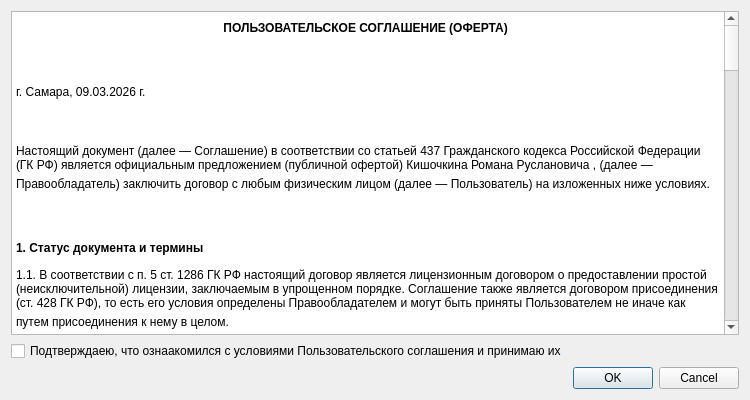
<?xml version="1.0" encoding="UTF-8"?>
<ui version="4.0">
 <class>user_agreement</class>
 <widget class="QDialog" name="user_agreement">
  <property name="geometry">
   <rect>
    <x>0</x>
    <y>0</y>
    <width>750</width>
    <height>400</height>
   </rect>
  </property>
  <property name="font">
   <font>
    <family>Arial</family>
   </font>
  </property>
  <property name="windowTitle">
   <string>Пользовательское соглашение</string>
  </property>
  <layout class="QVBoxLayout" name="verticalLayout">
   <item>
    <widget class="QTextBrowser" name="textBrowser">
     <property name="font">
      <font>
       <family>Arial</family>
      </font>
     </property>
     <property name="html">
      <string>&lt;!DOCTYPE HTML PUBLIC &quot;-//W3C//DTD HTML 4.0//EN&quot; &quot;http://www.w3.org/TR/REC-html40/strict.dtd&quot;&gt;
&lt;html&gt;&lt;head&gt;&lt;meta name=&quot;qrichtext&quot; content=&quot;1&quot; /&gt;&lt;meta charset=&quot;utf-8&quot; /&gt;&lt;style type=&quot;text/css&quot;&gt;
p, li { white-space: pre-wrap; }
hr { height: 1px; border-width: 0; }
li.unchecked::marker { content: &quot;\2610&quot;; }
li.checked::marker { content: &quot;\2612&quot;; }
&lt;/style&gt;&lt;/head&gt;&lt;body style=&quot; font-family:'Arial'; font-size:13pt; font-weight:400; font-style:normal;&quot;&gt;
&lt;p align=&quot;center&quot; style=&quot; margin-top:12px; margin-bottom:12px; margin-left:0px; margin-right:0px; -qt-block-indent:0; text-indent:0px;&quot;&gt;&lt;span style=&quot; font-family:'.AppleSystemUIFont'; font-size:9pt; font-weight:700;&quot;&gt;ПОЛЬЗОВАТЕЛЬСКОЕ СОГЛАШЕНИЕ (ОФЕРТА)&lt;/span&gt;&lt;span style=&quot; font-family:'.AppleSystemUIFont';&quot;&gt; &lt;/span&gt;&lt;/p&gt;
&lt;p style=&quot; margin-top:12px; margin-bottom:12px; margin-left:0px; margin-right:0px; -qt-block-indent:0; text-indent:0px;&quot;&gt;&lt;span style=&quot; font-family:'.AppleSystemUIFont'; font-size:9pt;&quot;&gt; &lt;/span&gt;&lt;span style=&quot; font-family:'.AppleSystemUIFont';&quot;&gt; &lt;/span&gt;&lt;/p&gt;
&lt;p style=&quot; margin-top:12px; margin-bottom:12px; margin-left:0px; margin-right:0px; -qt-block-indent:0; text-indent:0px;&quot;&gt;&lt;span style=&quot; font-family:'.AppleSystemUIFont'; font-size:9pt;&quot;&gt;г. Самара, 09.03.2026 г.&lt;/span&gt;&lt;span style=&quot; font-family:'.AppleSystemUIFont';&quot;&gt; &lt;/span&gt;&lt;/p&gt;
&lt;p style=&quot; margin-top:12px; margin-bottom:12px; margin-left:0px; margin-right:0px; -qt-block-indent:0; text-indent:0px;&quot;&gt;&lt;span style=&quot; font-family:'.AppleSystemUIFont'; font-size:9pt;&quot;&gt; &lt;/span&gt;&lt;span style=&quot; font-family:'.AppleSystemUIFont';&quot;&gt; &lt;/span&gt;&lt;/p&gt;
&lt;p style=&quot; margin-top:12px; margin-bottom:12px; margin-left:0px; margin-right:0px; -qt-block-indent:0; text-indent:0px;&quot;&gt;&lt;span style=&quot; font-family:'.AppleSystemUIFont'; font-size:9pt;&quot;&gt;Настоящий документ (далее — Соглашение) в соответствии со статьей 437 Гражданского кодекса Российской Федерации (ГК РФ) является официальным предложением (публичной офертой) Кишочкина Романа Руслановича , (далее — Правообладатель) заключить договор с любым физическим лицом (далее — Пользователь) на изложенных ниже условиях.&lt;/span&gt;&lt;span style=&quot; font-family:'.AppleSystemUIFont';&quot;&gt; &lt;/span&gt;&lt;/p&gt;
&lt;p style=&quot; margin-top:12px; margin-bottom:12px; margin-left:0px; margin-right:0px; -qt-block-indent:0; text-indent:0px;&quot;&gt;&lt;span style=&quot; font-family:'.AppleSystemUIFont'; font-size:9pt;&quot;&gt; &lt;/span&gt;&lt;span style=&quot; font-family:'.AppleSystemUIFont';&quot;&gt; &lt;/span&gt;&lt;/p&gt;
&lt;p style=&quot; margin-top:12px; margin-bottom:12px; margin-left:0px; margin-right:0px; -qt-block-indent:0; text-indent:0px;&quot;&gt;&lt;span style=&quot; font-family:'.AppleSystemUIFont'; font-size:9pt; font-weight:700;&quot;&gt;1. Статус документа и термины&lt;/span&gt;&lt;span style=&quot; font-family:'.AppleSystemUIFont';&quot;&gt; &lt;/span&gt;&lt;/p&gt;
&lt;p style=&quot; margin-top:12px; margin-bottom:12px; margin-left:0px; margin-right:0px; -qt-block-indent:0; text-indent:0px;&quot;&gt;&lt;span style=&quot; font-family:'.AppleSystemUIFont'; font-size:9pt;&quot;&gt;1.1. В соответствии с п. 5 ст. 1286 ГК РФ настоящий договор является лицензионным договором о предоставлении простой (неисключительной) лицензии, заключаемым в упрощенном порядке. Соглашение также является договором присоединения (ст. 428 ГК РФ), то есть его условия определены Правообладателем и могут быть приняты Пользователем не иначе как путем присоединения к нему в целом.&lt;/span&gt;&lt;span style=&quot; font-family:'.AppleSystemUIFont';&quot;&gt; &lt;/span&gt;&lt;/p&gt;
&lt;p style=&quot; margin-top:12px; margin-bottom:12px; margin-left:0px; margin-right:0px; -qt-block-indent:0; text-indent:0px;&quot;&gt;&lt;span style=&quot; font-family:'.AppleSystemUIFont'; font-size:9pt;&quot;&gt;1.2. Для целей настоящего Соглашения стороны договорились о следующих значениях терминов:&lt;/span&gt;&lt;span style=&quot; font-family:'.AppleSystemUIFont';&quot;&gt; &lt;/span&gt;&lt;/p&gt;
&lt;p style=&quot; margin-top:12px; margin-bottom:12px; margin-left:0px; margin-right:0px; -qt-block-indent:0; text-indent:0px;&quot;&gt;&lt;span style=&quot; font-family:'.AppleSystemUIFont'; font-size:9pt;&quot;&gt;Приложение — разработанное Правообладателем программное обеспечение для ЭВМ «nfprogress», функционирующее на операционных системах macOS и Windows, предназначенное для отслеживания прогресса писателей. Все исключительные права на Приложение принадлежат Правообладателю.&lt;/span&gt;&lt;span style=&quot; font-family:'.AppleSystemUIFont';&quot;&gt; &lt;/span&gt;&lt;/p&gt;
&lt;p style=&quot; margin-top:12px; margin-bottom:12px; margin-left:0px; margin-right:0px; -qt-block-indent:0; text-indent:0px;&quot;&gt;&lt;span style=&quot; font-family:'.AppleSystemUIFont'; font-size:9pt;&quot;&gt;Использование Приложения — любые действия по запуску, воспроизведению, функционированию Приложения на устройстве Пользователя.&lt;/span&gt;&lt;span style=&quot; font-family:'.AppleSystemUIFont';&quot;&gt; &lt;/span&gt;&lt;/p&gt;
&lt;p style=&quot; margin-top:12px; margin-bottom:12px; margin-left:0px; margin-right:0px; -qt-block-indent:0; text-indent:0px;&quot;&gt;&lt;span style=&quot; font-family:'.AppleSystemUIFont'; font-size:9pt;&quot;&gt;Акцепт — полное и безоговорочное принятие Пользователем условий настоящего Соглашения путем начала Использования Приложения.&lt;/span&gt;&lt;span style=&quot; font-family:'.AppleSystemUIFont';&quot;&gt; &lt;/span&gt;&lt;/p&gt;
&lt;p style=&quot; margin-top:12px; margin-bottom:12px; margin-left:0px; margin-right:0px; -qt-block-indent:0; text-indent:0px;&quot;&gt;&lt;span style=&quot; font-family:'.AppleSystemUIFont'; font-size:9pt;&quot;&gt; &lt;/span&gt;&lt;span style=&quot; font-family:'.AppleSystemUIFont';&quot;&gt; &lt;/span&gt;&lt;/p&gt;
&lt;p style=&quot; margin-top:12px; margin-bottom:12px; margin-left:0px; margin-right:0px; -qt-block-indent:0; text-indent:0px;&quot;&gt;&lt;span style=&quot; font-family:'.AppleSystemUIFont'; font-size:9pt; font-weight:700;&quot;&gt;2. Акцепт (Заключение договора)&lt;/span&gt;&lt;span style=&quot; font-family:'.AppleSystemUIFont';&quot;&gt; &lt;/span&gt;&lt;/p&gt;
&lt;p style=&quot; margin-top:12px; margin-bottom:12px; margin-left:0px; margin-right:0px; -qt-block-indent:0; text-indent:0px;&quot;&gt;&lt;span style=&quot; font-family:'.AppleSystemUIFont'; font-size:9pt;&quot;&gt;2.1. Начиная использовать Приложение (осуществляя его установку, запуск или любое функциональное использование), Пользователь подтверждает, что ознакомился с условиями настоящего Соглашения, понимает их и полностью и безоговорочно принимает (акцептует) их.&lt;/span&gt;&lt;span style=&quot; font-family:'.AppleSystemUIFont';&quot;&gt; &lt;/span&gt;&lt;/p&gt;
&lt;p style=&quot; margin-top:12px; margin-bottom:12px; margin-left:0px; margin-right:0px; -qt-block-indent:0; text-indent:0px;&quot;&gt;&lt;span style=&quot; font-family:'.AppleSystemUIFont'; font-size:9pt;&quot;&gt;2.2. Совершая Акцепт, Пользователь гарантирует, что он является совершеннолетним и дееспособным лицом, либо является законным представителем лица, от имени которого действует.&lt;/span&gt;&lt;span style=&quot; font-family:'.AppleSystemUIFont';&quot;&gt; &lt;/span&gt;&lt;/p&gt;
&lt;p style=&quot; margin-top:12px; margin-bottom:12px; margin-left:0px; margin-right:0px; -qt-block-indent:0; text-indent:0px;&quot;&gt;&lt;span style=&quot; font-family:'.AppleSystemUIFont'; font-size:9pt;&quot;&gt;2.3. С момента Акцепта Соглашение считается заключенным между Пользователем и Правообладателем (ст. 433, 438 ГК РФ). Письменная форма договора считается соблюденной.&lt;/span&gt;&lt;span style=&quot; font-family:'.AppleSystemUIFont';&quot;&gt; &lt;/span&gt;&lt;/p&gt;
&lt;p style=&quot; margin-top:12px; margin-bottom:12px; margin-left:0px; margin-right:0px; -qt-block-indent:0; text-indent:0px;&quot;&gt;&lt;span style=&quot; font-family:'.AppleSystemUIFont'; font-size:9pt;&quot;&gt; &lt;/span&gt;&lt;span style=&quot; font-family:'.AppleSystemUIFont';&quot;&gt; &lt;/span&gt;&lt;/p&gt;
&lt;p style=&quot; margin-top:12px; margin-bottom:12px; margin-left:0px; margin-right:0px; -qt-block-indent:0; text-indent:0px;&quot;&gt;&lt;span style=&quot; font-family:'.AppleSystemUIFont'; font-size:9pt; font-weight:700;&quot;&gt;3. Предмет договора и интеллектуальная собственность&lt;/span&gt;&lt;span style=&quot; font-family:'.AppleSystemUIFont';&quot;&gt; &lt;/span&gt;&lt;/p&gt;
&lt;p style=&quot; margin-top:12px; margin-bottom:12px; margin-left:0px; margin-right:0px; -qt-block-indent:0; text-indent:0px;&quot;&gt;&lt;span style=&quot; font-family:'.AppleSystemUIFont'; font-size:9pt;&quot;&gt;3.1. Правообладатель предоставляет Пользователю на условиях простой (неисключительной) лицензии право использования Приложения «nfprogress» на территории всего мира следующими способами:&lt;br /&gt;Воспроизведение Приложения, то есть его установка и запуск на устройстве (устройствах) Пользователя.&lt;br /&gt;Использование Приложения по его прямому функциональному назначению.&lt;/span&gt;&lt;span style=&quot; font-family:'.AppleSystemUIFont';&quot;&gt; &lt;/span&gt;&lt;/p&gt;
&lt;p style=&quot; margin-top:12px; margin-bottom:12px; margin-left:0px; margin-right:0px; -qt-block-indent:0; text-indent:0px;&quot;&gt;&lt;span style=&quot; font-family:'.AppleSystemUIFont'; font-size:9pt;&quot;&gt;3.2. Пользователю запрещается:&lt;/span&gt;&lt;span style=&quot; font-family:'.AppleSystemUIFont';&quot;&gt; &lt;/span&gt;&lt;/p&gt;
&lt;p style=&quot; margin-top:12px; margin-bottom:12px; margin-left:0px; margin-right:0px; -qt-block-indent:0; text-indent:0px;&quot;&gt;&lt;span style=&quot; font-family:'.AppleSystemUIFont'; font-size:9pt;&quot;&gt;Осуществлять декомпиляцию, дизассемблирование, модификацию исходного кода Приложения.&lt;br /&gt;Распространять копии Приложения (в том числе на файлообменных сетях, торрентах), передавать права на использование Приложения третьим лицам (сублицензирование).&lt;br /&gt;Устранять технические ограничения, заложенные в Приложении, если таковые имеются.&lt;br /&gt;Использовать Приложение иными способами, прямо не предусмотренными настоящим Соглашением.&lt;/span&gt;&lt;span style=&quot; font-family:'.AppleSystemUIFont';&quot;&gt; &lt;/span&gt;&lt;/p&gt;
&lt;p style=&quot; margin-top:12px; margin-bottom:12px; margin-left:0px; margin-right:0px; -qt-block-indent:0; text-indent:0px;&quot;&gt;&lt;span style=&quot; font-family:'.AppleSystemUIFont'; font-size:9pt;&quot;&gt;3.3. Все исключительные права на Приложение (включая его дизайн, графику, исходный код, алгоритмы) принадлежат Правообладателю и не передаются Пользователю.&lt;/span&gt;&lt;span style=&quot; font-family:'.AppleSystemUIFont';&quot;&gt; &lt;/span&gt;&lt;/p&gt;
&lt;p style=&quot; margin-top:12px; margin-bottom:12px; margin-left:0px; margin-right:0px; -qt-block-indent:0; text-indent:0px;&quot;&gt;&lt;span style=&quot; font-family:'.AppleSystemUIFont'; font-size:9pt;&quot;&gt; &lt;/span&gt;&lt;span style=&quot; font-family:'.AppleSystemUIFont';&quot;&gt; &lt;/span&gt;&lt;/p&gt;
&lt;p style=&quot; margin-top:12px; margin-bottom:12px; margin-left:0px; margin-right:0px; -qt-block-indent:0; text-indent:0px;&quot;&gt;&lt;span style=&quot; font-family:'.AppleSystemUIFont'; font-size:9pt; font-weight:700;&quot;&gt;4. Согласие на обработку персональных данных&lt;/span&gt;&lt;span style=&quot; font-family:'.AppleSystemUIFont';&quot;&gt; &lt;/span&gt;&lt;/p&gt;
&lt;p style=&quot; margin-top:12px; margin-bottom:12px; margin-left:0px; margin-right:0px; -qt-block-indent:0; text-indent:0px;&quot;&gt;&lt;span style=&quot; font-family:'.AppleSystemUIFont'; font-size:9pt;&quot;&gt;4.1. В соответствии с Федеральным законом от 24.06.2025 № 156-ФЗ «О внесении изменений...», Пользователь, принимая условия настоящего Соглашения, действуя свободно, своей волей и в своем интересе, дает отдельное явное согласие на обработку его персональных данных Правообладателем.&lt;/span&gt;&lt;span style=&quot; font-family:'.AppleSystemUIFont';&quot;&gt; &lt;/span&gt;&lt;/p&gt;
&lt;p style=&quot; margin-top:12px; margin-bottom:12px; margin-left:0px; margin-right:0px; -qt-block-indent:0; text-indent:0px;&quot;&gt;&lt;span style=&quot; font-family:'.AppleSystemUIFont'; font-size:9pt;&quot;&gt;4.2. Поскольку архитектура Приложения не предусматривает регистрации и сбора данных (имя, email), Правообладатель обрабатывает исключительно техническую информацию, автоматически передаваемую устройством Пользователя (тип операционной системы, версия Приложения, данные об ошибках), которая не может быть использована для идентификации Пользователя как физического лица и не является персональными данными (п. 1 ст. 3 Федерального закона № 152-ФЗ).&lt;/span&gt;&lt;span style=&quot; font-family:'.AppleSystemUIFont';&quot;&gt; &lt;/span&gt;&lt;/p&gt;
&lt;p style=&quot; margin-top:12px; margin-bottom:12px; margin-left:0px; margin-right:0px; -qt-block-indent:0; text-indent:0px;&quot;&gt;&lt;span style=&quot; font-family:'.AppleSystemUIFont'; font-size:9pt;&quot;&gt;4.3. Пользователь проинформирован, что данное согласие может быть отозвано путем направления письменного уведомления на электронный адрес: app@nfpr.ru. Отзыв согласия влечет невозможность использования Приложения.&lt;/span&gt;&lt;span style=&quot; font-family:'.AppleSystemUIFont';&quot;&gt; &lt;/span&gt;&lt;/p&gt;
&lt;p style=&quot; margin-top:12px; margin-bottom:12px; margin-left:0px; margin-right:0px; -qt-block-indent:0; text-indent:0px;&quot;&gt;&lt;span style=&quot; font-family:'.AppleSystemUIFont'; font-size:9pt; font-weight:700;&quot;&gt;5. Права и обязанности сторон&lt;/span&gt;&lt;span style=&quot; font-family:'.AppleSystemUIFont';&quot;&gt; &lt;/span&gt;&lt;/p&gt;
&lt;p style=&quot; margin-top:12px; margin-bottom:12px; margin-left:0px; margin-right:0px; -qt-block-indent:0; text-indent:0px;&quot;&gt;&lt;span style=&quot; font-family:'.AppleSystemUIFont'; font-size:9pt;&quot;&gt;5.1. Правообладатель обязуется:&lt;br /&gt;Обеспечивать возможность Использования Приложения Пользователем.&lt;br /&gt;Не использовать техническую информацию в целях, несовместимых с условиями настоящего Соглашения.&lt;br /&gt;Не направлять Пользователю рекламные и информационные материалы без отдельного явного согласия Пользователя (п. 1 ст. 18 Федерального закона «О рекламе»).&lt;/span&gt;&lt;span style=&quot; font-family:'.AppleSystemUIFont';&quot;&gt; &lt;/span&gt;&lt;/p&gt;
&lt;p style=&quot; margin-top:12px; margin-bottom:12px; margin-left:0px; margin-right:0px; -qt-block-indent:0; text-indent:0px;&quot;&gt;&lt;span style=&quot; font-family:'.AppleSystemUIFont'; font-size:9pt;&quot;&gt;5.2. Пользователь вправе:&lt;br /&gt;Использовать Приложение в соответствии с п. 3.1 настоящего Соглашения.&lt;/span&gt;&lt;span style=&quot; font-family:'.AppleSystemUIFont';&quot;&gt; &lt;/span&gt;&lt;/p&gt;
&lt;p style=&quot; margin-top:12px; margin-bottom:12px; margin-left:0px; margin-right:0px; -qt-block-indent:0; text-indent:0px;&quot;&gt;&lt;span style=&quot; font-family:'.AppleSystemUIFont'; font-size:9pt;&quot;&gt;5.3. Пользователь обязуется:&lt;br /&gt;Соблюдать условия настоящего Соглашения.&lt;br /&gt;Самостоятельно нести ответственность за сохранность своих устройств и данных.&lt;br /&gt;Не использовать Приложение для нарушения законодательства РФ.&lt;/span&gt;&lt;span style=&quot; font-family:'.AppleSystemUIFont';&quot;&gt; &lt;/span&gt;&lt;/p&gt;
&lt;p style=&quot; margin-top:12px; margin-bottom:12px; margin-left:0px; margin-right:0px; -qt-block-indent:0; text-indent:0px;&quot;&gt;&lt;span style=&quot; font-family:'.AppleSystemUIFont'; font-size:9pt; font-weight:700;&quot;&gt;6. Ответственность и принцип «AS IS»&lt;/span&gt;&lt;span style=&quot; font-family:'.AppleSystemUIFont';&quot;&gt; &lt;/span&gt;&lt;/p&gt;
&lt;p style=&quot; margin-top:12px; margin-bottom:12px; margin-left:0px; margin-right:0px; -qt-block-indent:0; text-indent:0px;&quot;&gt;&lt;span style=&quot; font-family:'.AppleSystemUIFont'; font-size:9pt;&quot;&gt;6.1. Приложение предоставляется на принципах «как есть» (AS IS). Это означает, что Правообладатель не гарантирует, что Приложение будет работать без перебоев и ошибок, а также что оно будет соответствовать конкретным целям и ожиданиям Пользователя.&lt;/span&gt;&lt;span style=&quot; font-family:'.AppleSystemUIFont';&quot;&gt; &lt;/span&gt;&lt;/p&gt;
&lt;p style=&quot; margin-top:12px; margin-bottom:12px; margin-left:0px; margin-right:0px; -qt-block-indent:0; text-indent:0px;&quot;&gt;&lt;span style=&quot; font-family:'.AppleSystemUIFont'; font-size:9pt;&quot;&gt;6.2. Правообладатель не несет ответственности за любые прямые или косвенные убытки, упущенную выгоду, потерю данных или иной вред, возникший у Пользователя в связи с использованием или невозможностью использования Приложения.&lt;/span&gt;&lt;span style=&quot; font-family:'.AppleSystemUIFont';&quot;&gt; &lt;/span&gt;&lt;/p&gt;
&lt;p style=&quot; margin-top:12px; margin-bottom:12px; margin-left:0px; margin-right:0px; -qt-block-indent:0; text-indent:0px;&quot;&gt;&lt;span style=&quot; font-family:'.AppleSystemUIFont'; font-size:9pt;&quot;&gt;6.3. Ограничение ответственности, предусмотренное п. 6.2, не применяется к случаям, если убытки причинены действиями Правообладателя, признанными судом умышленными или совершенными по грубой неосторожности, а также в иных случаях, когда законом установлена обязательная ответственность, которую нельзя ограничить договором.&lt;/span&gt;&lt;span style=&quot; font-family:'.AppleSystemUIFont';&quot;&gt; &lt;/span&gt;&lt;/p&gt;
&lt;p style=&quot; margin-top:12px; margin-bottom:12px; margin-left:0px; margin-right:0px; -qt-block-indent:0; text-indent:0px;&quot;&gt;&lt;span style=&quot; font-family:'.AppleSystemUIFont'; font-size:9pt; font-weight:700;&quot;&gt;7. Заключительные положения&lt;/span&gt;&lt;span style=&quot; font-family:'.AppleSystemUIFont';&quot;&gt; &lt;/span&gt;&lt;/p&gt;
&lt;p style=&quot; margin-top:12px; margin-bottom:12px; margin-left:0px; margin-right:0px; -qt-block-indent:0; text-indent:0px;&quot;&gt;&lt;span style=&quot; font-family:'.AppleSystemUIFont'; font-size:9pt;&quot;&gt;7.1. Досудебный порядок урегулирования споров. По всем вопросам, разногласиям или требованиям, возникающим из настоящего Соглашения или в связи с ним, Стороны обязуются соблюдать досудебный (претензионный) порядок. Срок ответа на претензию — 30 (тридцать) календарных дней со дня получения. Претензия направляется на электронный адрес: app@nfpf.ru&lt;/span&gt;&lt;span style=&quot; font-family:'.AppleSystemUIFont';&quot;&gt; &lt;/span&gt;&lt;/p&gt;
&lt;p style=&quot; margin-top:12px; margin-bottom:12px; margin-left:0px; margin-right:0px; -qt-block-indent:0; text-indent:0px;&quot;&gt;&lt;span style=&quot; font-family:'.AppleSystemUIFont'; font-size:9pt;&quot;&gt;7.2. Подсудность. В случае недостижения согласия в досудебном порядке, споры подлежат рассмотрению в суде по месту нахождения Правообладателя (в соответствии со ст. 28 Гражданского процессуального кодекса РФ). Если Пользователь выступает в роли потребителя, подсудность определяется по выбору Пользователя в соответствии с законодательством о защите прав потребителей.&lt;/span&gt;&lt;span style=&quot; font-family:'.AppleSystemUIFont';&quot;&gt; &lt;/span&gt;&lt;/p&gt;
&lt;p style=&quot; margin-top:12px; margin-bottom:12px; margin-left:0px; margin-right:0px; -qt-block-indent:0; text-indent:0px;&quot;&gt;&lt;span style=&quot; font-family:'.AppleSystemUIFont'; font-size:9pt;&quot;&gt;7.3. Изменение Соглашения. Правообладатель имеет право в одностороннем порядке изменять условия настоящего Соглашения. Новая редакция Соглашения вступает в силу с момента ее опубликования, если иное не предусмотрено новой редакцией. Продолжение использования Приложения после изменения условий означает согласие Пользователя с ними.&lt;/span&gt;&lt;span style=&quot; font-family:'.AppleSystemUIFont';&quot;&gt; &lt;/span&gt;&lt;/p&gt;
&lt;p style=&quot; margin-top:12px; margin-bottom:12px; margin-left:0px; margin-right:0px; -qt-block-indent:0; text-indent:0px;&quot;&gt;&lt;span style=&quot; font-family:'.AppleSystemUIFont'; font-size:9pt;&quot;&gt;7.4. Настоящее Соглашение регулируется и толкуется в соответствии с законодательством Российской Федерации.&lt;/span&gt;&lt;span style=&quot; font-family:'.AppleSystemUIFont';&quot;&gt; &lt;/span&gt;&lt;/p&gt;
&lt;p style=&quot; margin-top:12px; margin-bottom:12px; margin-left:0px; margin-right:0px; -qt-block-indent:0; text-indent:0px;&quot;&gt;&lt;span style=&quot; font-family:'.AppleSystemUIFont'; font-size:9pt;&quot;&gt; &lt;/span&gt;&lt;span style=&quot; font-family:'.AppleSystemUIFont';&quot;&gt; &lt;/span&gt;&lt;/p&gt;
&lt;p style=&quot; margin-top:12px; margin-bottom:12px; margin-left:0px; margin-right:0px; -qt-block-indent:0; text-indent:0px;&quot;&gt;&lt;span style=&quot; font-family:'.AppleSystemUIFont'; font-size:9pt;&quot;&gt;Реквизиты Правообладателя:&lt;/span&gt;&lt;span style=&quot; font-family:'.AppleSystemUIFont';&quot;&gt; &lt;/span&gt;&lt;/p&gt;
&lt;p style=&quot; margin-top:12px; margin-bottom:12px; margin-left:0px; margin-right:0px; -qt-block-indent:0; text-indent:0px;&quot;&gt;&lt;span style=&quot; font-family:'.AppleSystemUIFont'; font-size:9pt;&quot;&gt;Кишочкин Роман Русланович&lt;/span&gt;&lt;span style=&quot; font-family:'.AppleSystemUIFont';&quot;&gt; &lt;/span&gt;&lt;/p&gt;
&lt;p style=&quot; margin-top:12px; margin-bottom:12px; margin-left:0px; margin-right:0px; -qt-block-indent:0; text-indent:0px;&quot;&gt;&lt;span style=&quot; font-family:'.AppleSystemUIFont'; font-size:9pt;&quot;&gt;Адрес электронной почты для связи: app@nfpr.ru&lt;/span&gt;&lt;span style=&quot; font-family:'.AppleSystemUIFont';&quot;&gt; &lt;/span&gt;&lt;/p&gt;&lt;/body&gt;&lt;/html&gt;</string>
     </property>
    </widget>
   </item>
   <item>
    <widget class="QCheckBox" name="agree_checkBox">
     <property name="font">
      <font>
       <family>Arial</family>
      </font>
     </property>
     <property name="text">
      <string>Подтверждаею, что ознаакомился с условиями Пользовательского соглашения и принимаю их</string>
     </property>
    </widget>
   </item>
   <item>
    <widget class="QDialogButtonBox" name="buttonBox">
     <property name="font">
      <font>
       <family>Arial</family>
      </font>
     </property>
     <property name="orientation">
      <enum>Qt::Orientation::Horizontal</enum>
     </property>
     <property name="standardButtons">
      <set>QDialogButtonBox::StandardButton::Cancel|QDialogButtonBox::StandardButton::Ok</set>
     </property>
    </widget>
   </item>
  </layout>
 </widget>
 <resources/>
 <connections>
  <connection>
   <sender>buttonBox</sender>
   <signal>accepted()</signal>
   <receiver>user_agreement</receiver>
   <slot>accept()</slot>
   <hints>
    <hint type="sourcelabel">
     <x>248</x>
     <y>254</y>
    </hint>
    <hint type="destinationlabel">
     <x>157</x>
     <y>274</y>
    </hint>
   </hints>
  </connection>
  <connection>
   <sender>buttonBox</sender>
   <signal>rejected()</signal>
   <receiver>user_agreement</receiver>
   <slot>reject()</slot>
   <hints>
    <hint type="sourcelabel">
     <x>316</x>
     <y>260</y>
    </hint>
    <hint type="destinationlabel">
     <x>286</x>
     <y>274</y>
    </hint>
   </hints>
  </connection>
 </connections>
</ui>
